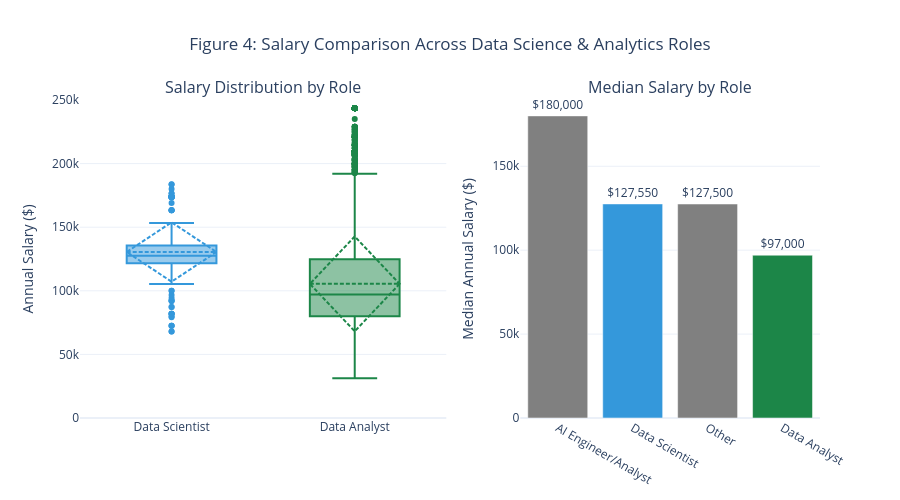

Source (notebook cell):
### Markdown cell above
**Why this visualization?**
- Reveals whether remote/hybrid work correlates with experience level.
- Shows absolute counts in each cell for direct comparison across categories.

**Key insights**
Hybrid work overwhelmingly dominates across all experience levels, with mid-level roles (3-5 yrs) leading at 9,070 postings — nearly double that of any other category. Remote opportunities are the second most common, peaking again at mid-level, while pure onsite roles are negligible across the board (only 111–211 postings per level). Senior and Entry roles show relatively lower hybrid counts but maintain strong remote presence, reinforcing that flexibility is now the baseline expectation in data science and analytics hiring, regardless of seniority. The extreme scarcity of onsite-only postings suggests the field has effectively normalized distributed work.

### Code cell
# Figure 4: salary by role category
salary_pdf = df.groupBy("ROLE_CATEGORY").agg(
    {"SALARY": "median"}
).toPandas()
salary_pdf.columns = ["ROLE_CATEGORY", "MEDIAN_SALARY"]
salary_pdf = salary_pdf.sort_values("MEDIAN_SALARY", ascending=False)

# Box plot data
box_pdf = df.select("ROLE_CATEGORY", "SALARY").toPandas()

# Create subplots: box plot + bar chart
fig = make_subplots(
    rows=1, cols=2,
    specs=[[{"type": "box"}, {"type": "bar"}]],
    subplot_titles=("Salary Distribution by Role", "Median Salary by Role"),
    column_widths=[0.55, 0.45]
)

# Box plot: distribution with quartiles
colors = {"Data Scientist": "#3498db", "ML Engineer": "#e74c3c", "Data Analyst": "#1c8648"}

for role in ["Data Scientist", "ML Engineer", "Data Analyst"]:
    role_data = box_pdf[box_pdf["ROLE_CATEGORY"] == role]["SALARY"]
    fig.add_trace(
        go.Box(
            y=role_data,
            name=role,
            marker_color=colors.get(role, "gray"),
            boxmean="sd",
            hovertemplate="Role: " + role + "<br>Salary: $%{y:,}<extra></extra>"
        ),
        row=1, col=1
    )
fig.update_yaxes(range=[0, 250000], row=1, col=1)

# Bar chart: median comparison
fig.add_trace(
    go.Bar(
        x=salary_pdf["ROLE_CATEGORY"],
        y=salary_pdf["MEDIAN_SALARY"],
        marker_color=[colors.get(r, "gray") for r in salary_pdf["ROLE_CATEGORY"]],
        text=salary_pdf["MEDIAN_SALARY"].apply(lambda x: f"${x:,.0f}"),
        textposition="outside",
        hovertemplate="Role: %{x}<br>Median Salary: $%{y:,}<extra></extra>"
    ),
    row=1, col=2
)

fig.update_layout(
    title_text="Figure 4: Salary Comparison Across Data Science & Analytics Roles",
    title_x=0.5,
    height=500,
    showlegend=False
)

fig.update_yaxes(title_text="Annual Salary ($)", row=1, col=1)
fig.update_yaxes(title_text="Median Annual Salary ($)", row=1, col=2)
fig.show()

### Figure 1 — Plotly figure (JSON) as saved in the notebook; plotly's stock layout.template omitted (floating-point values rounded to 4 significant figures; data arrays with more than 128 entries replaced by an {"elided": "..."} marker saying what was removed)
{"data": [{"boxmean": "sd", "hovertemplate": "Role: Data Scientist<br>Salary: $%{y:,}<extra></extra>", "marker": {"color": "#3498db"}, "name": "Data Scientist", "type": "box", "xaxis": "x", "y": {"elided": "193 int values"}, "yaxis": "y"}, {"boxmean": "sd", "hovertemplate": "Role: ML Engineer<br>Salary: $%{y:,}<extra></extra>", "marker": {"color": "#e74c3c"}, "name": "ML Engineer", "type": "box", "xaxis": "x", "y": [], "yaxis": "y"}, {"boxmean": "sd", "hovertemplate": "Role: Data Analyst<br>Salary: $%{y:,}<extra></extra>", "marker": {"color": "#1c8648"}, "name": "Data Analyst", "type": "box", "xaxis": "x", "y": {"elided": "10000 int values"}, "yaxis": "y"}, {"hovertemplate": "Role: %{x}<br>Median Salary: $%{y:,}<extra></extra>", "marker": {"color": ["gray", "#3498db", "gray", "#1c8648"]}, "text": ["$180,000", "$127,550", "$127,500", "$97,000"], "textposition": "outside", "type": "bar", "x": ["AI Engineer/Analyst", "Data Scientist", "Other", "Data Analyst"], "xaxis": "x2", "y": [180000.0, 127600.0, 127500.0, 97000.0], "yaxis": "y2"}], "layout": {"annotations": [{"font": {"size": 16}, "showarrow": false, "text": "Salary Distribution by Role", "x": 0.2475, "xanchor": "center", "xref": "paper", "y": 1, "yanchor": "bottom", "yref": "paper"}, {"font": {"size": 16}, "showarrow": false, "text": "Median Salary by Role", "x": 0.7975, "xanchor": "center", "xref": "paper", "y": 1, "yanchor": "bottom", "yref": "paper"}], "height": 500, "showlegend": false, "title": {"text": "Figure 4: Salary Comparison Across Data Science & Analytics Roles", "x": 0.5}, "xaxis": {"anchor": "y", "domain": [0, 0.495]}, "xaxis2": {"anchor": "y2", "domain": [0.595, 1]}, "yaxis": {"anchor": "x", "domain": [0, 1], "range": [0, 250000], "title": {"text": "Annual Salary ($)"}}, "yaxis2": {"anchor": "x2", "domain": [0, 1], "title": {"text": "Median Annual Salary ($)"}}}}
